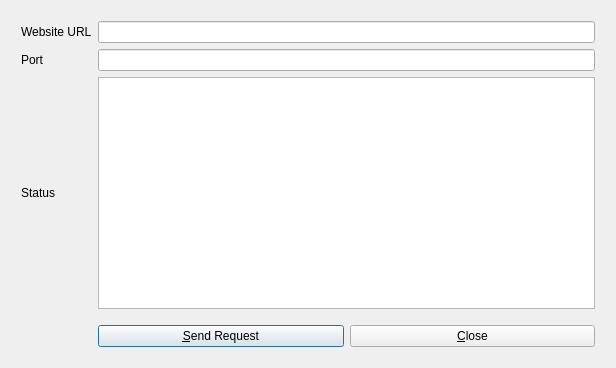
<?xml version="1.0" encoding="UTF-8"?>
<ui version="4.0">
 <class>initializeWebsiteBox</class>
 <widget class="QDialog" name="initializeWebsiteBox">
  <property name="geometry">
   <rect>
    <x>0</x>
    <y>0</y>
    <width>616</width>
    <height>368</height>
   </rect>
  </property>
  <property name="sizePolicy">
   <sizepolicy hsizetype="Expanding" vsizetype="Expanding">
    <horstretch>0</horstretch>
    <verstretch>0</verstretch>
   </sizepolicy>
  </property>
  <property name="windowTitle">
   <string>Dialog</string>
  </property>
  <layout class="QGridLayout" name="gridLayout_2">
   <item row="0" column="0">
    <layout class="QGridLayout" name="gridLayout" rowminimumheight="20,20,50,0,20">
     <property name="sizeConstraint">
      <enum>QLayout::SetMinimumSize</enum>
     </property>
     <property name="margin">
      <number>10</number>
     </property>
     <item row="0" column="0">
      <widget class="QLabel" name="labelWebsiteURL">
       <property name="text">
        <string>Website URL</string>
       </property>
      </widget>
     </item>
     <item row="1" column="0">
      <widget class="QLabel" name="labelPort">
       <property name="text">
        <string>Port</string>
       </property>
      </widget>
     </item>
     <item row="0" column="1">
      <widget class="QLineEdit" name="websiteURL"/>
     </item>
     <item row="1" column="1">
      <widget class="QLineEdit" name="port"/>
     </item>
     <item row="2" column="0">
      <widget class="QLabel" name="labelStatusInfo">
       <property name="text">
        <string>Status</string>
       </property>
      </widget>
     </item>
     <item row="2" column="1">
      <widget class="QListWidget" name="statusInfo"/>
     </item>
     <item row="4" column="1">
      <layout class="QHBoxLayout" name="horizontalLayout">
       <item>
        <widget class="QPushButton" name="sendRequestButton">
         <property name="text">
          <string>&amp;Send Request</string>
         </property>
        </widget>
       </item>
       <item>
        <widget class="QPushButton" name="closeButton">
         <property name="text">
          <string>&amp;Close</string>
         </property>
        </widget>
       </item>
      </layout>
     </item>
     <item row="3" column="1">
      <spacer name="verticalSpacer">
       <property name="orientation">
        <enum>Qt::Vertical</enum>
       </property>
       <property name="sizeType">
        <enum>QSizePolicy::Fixed</enum>
       </property>
       <property name="sizeHint" stdset="0">
        <size>
         <width>20</width>
         <height>10</height>
        </size>
       </property>
      </spacer>
     </item>
    </layout>
   </item>
  </layout>
 </widget>
 <resources/>
 <connections/>
</ui>
